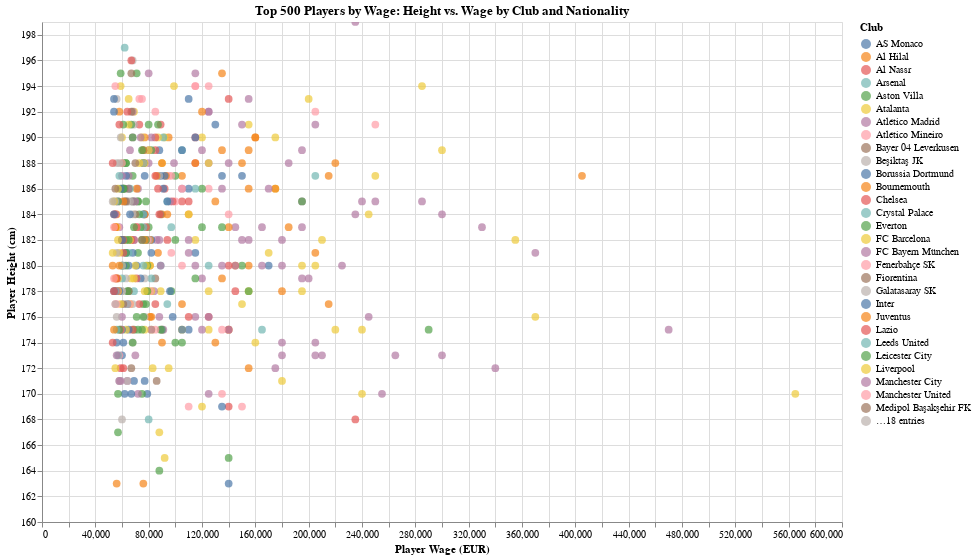

Source (notebook cell):
### Markdown cell above
## Scatter top 500 players
1. The plot specifically focuses on visualizing height against wages, beginning at 160 cm to avoid clutter, as the lowest player height is 163cm.
2. The x-axis, representing wage_eur, has been carefully adjusted to maintain clarity, as the primary focus is on height adjustments on the y-axis.
3. The .interactive() method allows users to zoom and pan through the scatter plot

### Code cell
# Sort by wage in descending order and take the top 100
df_sorted = df.sort_values(by='wage_eur', ascending=False).head(500)

# Create the scatter plot
scatter_plot = alt.Chart(df_sorted).mark_circle(size=60).encode(
    x=alt.X('wage_eur:Q', title='Player Wage (EUR)'),  # Quantitative scale for wages
    y=alt.Y('height_cm:Q', scale=alt.Scale(domain=[160, df_sorted['height_cm'].max()]), title='Player Height (cm)'),  # Adjusted y-axis to start at 160 for height
    color=alt.Color('club:N', title='Club'),  # Nominal scale for clubs
    tooltip=['short_name:N', 'club:N', 'wage_eur:Q', 'height_cm:Q', 'nationality:N']  # Tooltips for additional info
).properties(
    width=800,
    height=500,
    title='Top 500 Players by Wage: Height vs. Wage by Club and Nationality'
).interactive()

# Display the plot
scatter_plot

### Figure 1 — Vega-Lite specification as saved in the notebook (floating-point values rounded to 4 significant figures; data arrays with more than 128 entries replaced by an {"elided": "..."} marker saying what was removed)
{"config": {"view": {"continuousWidth": 400, "continuousHeight": 300}}, "data": {"name": "data-fc3aa7e44ea82669576574af499da3ae"}, "mark": {"type": "circle", "size": 60}, "encoding": {"color": {"field": "club", "title": "Club", "type": "nominal"}, "tooltip": [{"field": "short_name", "type": "nominal"}, {"field": "club", "type": "nominal"}, {"field": "wage_eur", "type": "quantitative"}, {"field": "height_cm", "type": "quantitative"}, {"field": "nationality", "type": "nominal"}], "x": {"field": "wage_eur", "title": "Player Wage (EUR)", "type": "quantitative"}, "y": {"field": "height_cm", "scale": {"domain": [160, 199.0]}, "title": "Player Height (cm)", "type": "quantitative"}}, "height": 500, "selection": {"selector014": {"type": "interval", "bind": "scales", "encodings": ["x", "y"]}}, "title": "Top 500 Players by Wage: Height vs. Wage by Club and Nationality", "width": 800, "$schema": "https://vega.github.io/schema/vega-lite/v4.17.0.json", "datasets": {"data-fc3aa7e44ea82669576574af499da3ae": {"elided": "500 records"}}}
